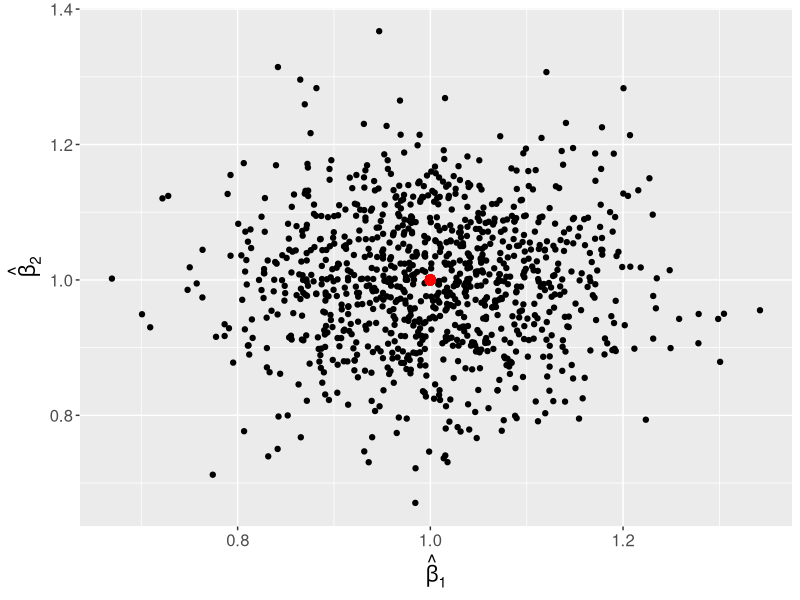
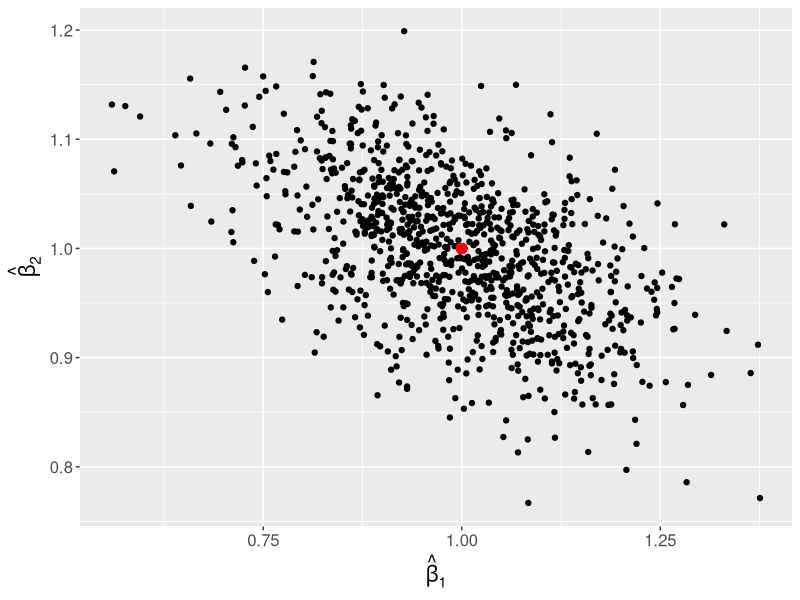
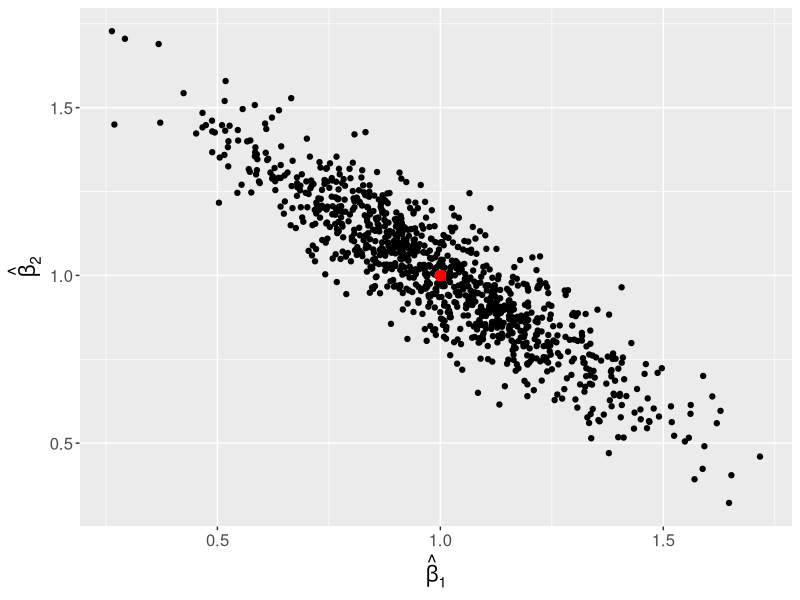
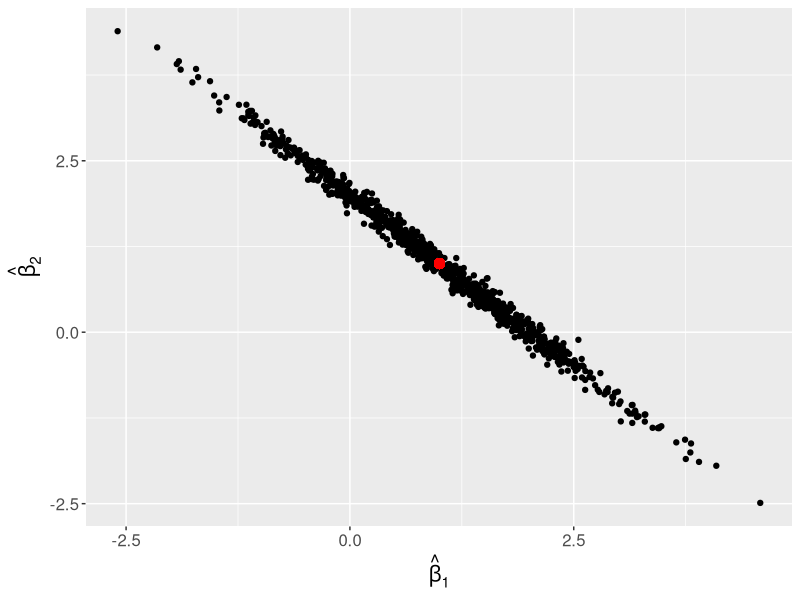

Recreate these plots in R, in order.
## ---- chunk 1
knitr::opts_chunk$set(echo = TRUE)
library(ggplot2)
## ---- chunk 2
#| echo: false
reps <- 1000
n <- 100
save <- matrix(nrow = reps, ncol = 3)

for (i in 1:reps) {
  x1 <- rnorm(n)
  x2 <- rnorm(n)
  y <- x1 + x2 + rnorm(n)

  mod <- lm(y ~ x1 + x2)
  save[i,] <- c(coef(mod)[-1], cor(x1, x2))
}
save <- data.frame(save)
names(save) <- c("b_1", "b_2")
## ---- chunk 3
#| echo: false
#| fig.height: 7
#| fig.width: 7
ggplot(save, aes(x = b_1, y = b_2)) +
  geom_point() +
  geom_point(aes(x = 1, y = 1), col = "red", size = 3) +
  ylab(bquote(hat(beta)[2])) +
  xlab(bquote(hat(beta)[1])) +
  theme(text = element_text(size=15))
## ---- chunk 4
reps <- 1000
n <- 100
save <- matrix(nrow = reps, ncol = 3)

for (i in 1:reps) {
  x1 <- rnorm(n)
  x2 <- x1 + rnorm(n, sd = 1.5)
  y <- x1 + x2 + rnorm(n)

  mod <- lm(y ~ x1 + x2)
  save[i,] <- c(coef(mod)[-1], cor(x1, x2))
}
save <- data.frame(save)
names(save) <- c("b_1", "b_2")
## ---- chunk 5
ggplot(save, aes(x = b_1, y = b_2)) +
  geom_point() +
  geom_point(aes(x = 1, y = 1), col = "red", size = 3) +
  ylab(bquote(hat(beta)[2])) +
  xlab(bquote(hat(beta)[1])) +
  theme(text = element_text(size=15))
## ---- chunk 6
reps <- 1000
n <- 100
save <- matrix(nrow = reps, ncol = 3)

for (i in 1:reps) {
  x1 <- rnorm(n)
  x2 <- x1 + rnorm(n, sd = .5)
  y <- x1 + x2 + rnorm(n)

  mod <- lm(y ~ x1 + x2)
  save[i,] <- c(coef(mod)[-1], cor(x1, x2))
}
save <- data.frame(save)
names(save) <- c("b_1", "b_2")
## ---- chunk 7
ggplot(save, aes(x = b_1, y = b_2)) +
  geom_point() +
  geom_point(aes(x = 1, y = 1), col = "red", size = 3) +
  ylab(bquote(hat(beta)[2])) +
  xlab(bquote(hat(beta)[1])) +
  theme(text = element_text(size=15))
## ---- chunk 8
reps <- 1000
n <- 100
save <- matrix(nrow = reps, ncol = 3)

for (i in 1:reps) {
  x1 <- rnorm(n)
  x2 <- x1 + rnorm(n, sd = .1)
  y <- x1 + x2 + rnorm(n)

  mod <- lm(y ~ x1 + x2)
  save[i,] <- c(coef(mod)[-1], cor(x1, x2))
}
save <- data.frame(save)
names(save) <- c("b_1", "b_2")
## ---- chunk 9
ggplot(save, aes(x = b_1, y = b_2)) +
  geom_point() +
  geom_point(aes(x = 1, y = 1), col = "red", size = 3) +
  ylab(bquote(hat(beta)[2])) +
  xlab(bquote(hat(beta)[1])) +
  theme(text = element_text(size=15))
